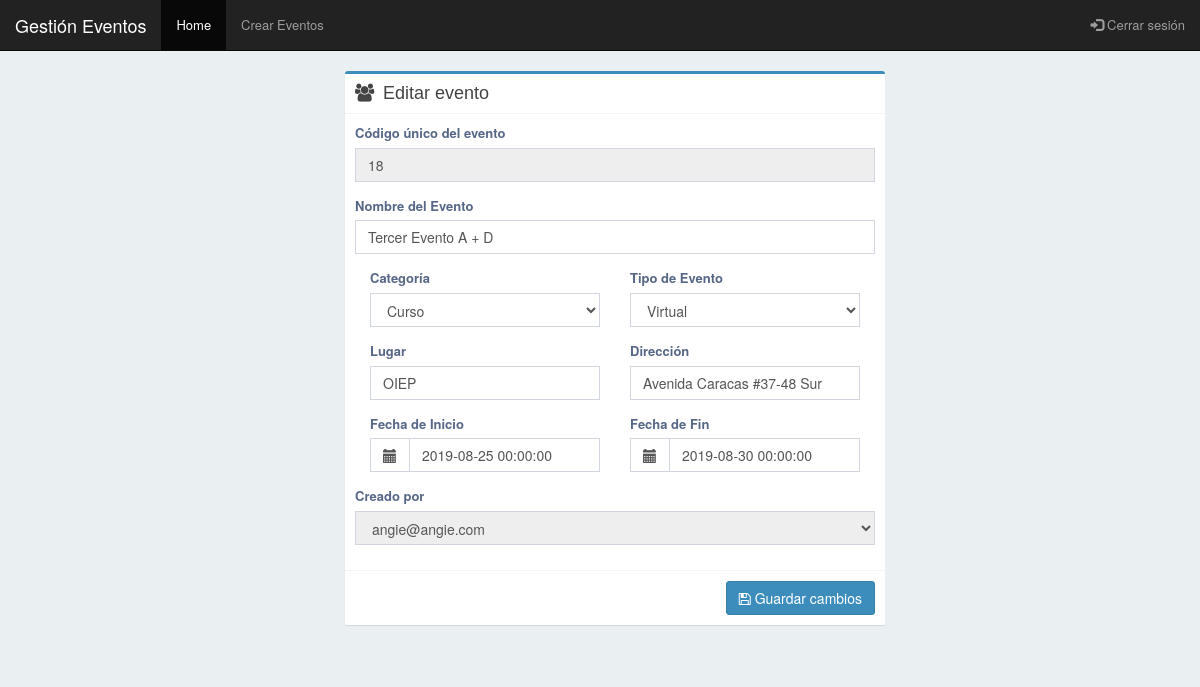
The app's page /edit/?event=18 (signed in) with its own data.
### events/models.py (models this page shows, shortened)
class Event(models.Model):
    event_name = models.CharField(max_length = 140, blank = False)
    event_site = models.CharField(max_length = 140, blank = True)
    event_address = models.CharField(max_length = 200, blank = True)
    event_start_date = models.DateTimeField()
    event_end_date = models.DateTimeField()
    event_create_date = models.DateTimeField(auto_now_add=True)
    event_category = models.ForeignKey(Category, on_delete = models.CASCADE)
    event_type = models.ForeignKey(EventType, on_delete = models.CASCADE)
    event_creator = models.ForeignKey(User, on_delete= models.CASCADE)

### events/views.py (the view)
@login_required
def edit_event(request):
    if request.method == 'POST':
        try:
            event = Event.objects.get(pk = request.POST['event_pk'], event_creator = request.user)
            data = {}
            data['event_pk'] = request.POST['event_pk']
            data['event_name'] = request.POST['event_name']
            data['event_site'] = request.POST['event_site']
            data['event_address'] = request.POST['event_address']
            data['event_start_date'] = request.POST['event_start_date']
            data['event_end_date'] = request.POST['event_end_date']
            data['event_category'] = request.POST['event_category']
            data['event_type'] = request.POST['event_type']
            data['event_creator'] = request.user.id
            form = EventForm(data)
            if form.is_valid():
                event.event_name = request.POST['event_name']
                event.event_site = request.POST['event_site']
                event.event_address = request.POST['event_address']
                event.event_start_date = request.POST['event_start_date']
                event.event_end_date = request.POST['event_end_date']
                event.event_category = Category.objects.get(pk = request.POST['event_category'])
                event.event_type = EventType.objects.get(pk = request.POST['event_type'])
                event.save()
                return redirect('events:myevents')
        except ObjectDoesNotExist:
            form = EventForm(initial = {'event_pk':'Error ocurrido durante la actualización, por favor reintente'})
    else:
        try:
            event = Event.objects.get(pk = request.GET['event'], event_creator = request.user )
            data = {
                'event_pk': event.id,
                'event_name': event.event_name,
                'event_site': event.event_site,
                'event_address': event.event_address,
                'event_start_date': event.event_start_date,
                'event_end_date': event.event_end_date,
                'event_category': event.event_category,
                'event_type': event.event_type,
                'event_creator': event.event_creator
            }
            form = EventForm(initial = data)
        except ObjectDoesNotExist:
            form = EventForm(initial = {'event_pk':'Evento no encontrado, por favor reintente'})
    return render(request,
        'events/edit.html',
        context = {
            'form': form
        })

### events/models.py (called while the page is built)
    def __str__(self):
        return "{}".format(self.category_description)

    def __str__(self):
        return "{}".format(self.event_type_description)

### templates/events/edit.html (shortened to what this page needs)
{% extends "base.html" %}
{% block container %}
    <div class="container">
        <section class="content">
            <div class="row">
                <div class="col-md-offset-3 col-md-6">
                    <div class="box box-primary">
                        <div class="box-header with-border">
                            <i class="fa fa-group"></i>
                            <h3 class="box-title">Editar evento</h3>
                        </div>
                        <form method="POST" action="{% url 'events:edit'%}">
                            <div class="box-body">
                                <div class="form-group">
                                    <label>Código único del evento</label>
                                    {{ form.event_pk }}
                                </div>
                                <div class="form-group">
                                    <label>Nombre del Evento</label>
                                    {{ form.event_name }}
                                </div>
                                <div class="form-row">
                                    <div class="form-group col-md-6">
                                        <label>Categoría</label>
                                        {{ form.event_category }}
                                    </div>
                                    <div class="form-group col-md-6">
                                        <label>Tipo de Evento</label>
                                        {{ form.event_type }}
                                    </div>
                                </div>
                                <div class="form-row">
                                    <div class="form-group col-md-6">
                                        <label>Lugar</label>
                                            {{ form.event_site }}
                                    </div>
                                    <div class="form-group col-md-6">
                                        <label>Dirección</label>
                                        {{ form.event_address }}
                                    </div>
                                </div>
                                <div class="form-row">
                                    <div class="form-group col-md-6">
                                        <label>Fecha de Inicio</label>
                                        <div class="input-group">
                                            <div class="input-group-addon">
                                                <i class="glyphicon glyphicon-calendar"></i>
                                            </div>
                                            {{ form.event_start_date }}
                                        </div>
                                    </div>
                                    <div class="form-group col-md-6">
                                        <label>Fecha de Fin</label>
                                        <div class="input-group">
                                            <div class="input-group-addon">
                                                <i class="glyphicon glyphicon-calendar"></i>
                                            </div>
                                            {{ form.event_end_date }}
                                        </div>
                                    </div>
                                </div>
                                <div class="form-group">
                                    <label>Creado por</label>
                                    {{ form.event_creator }}
                                </div>
                            </div>
                            <div class="box-footer">
                                <button name="user-button" type="submit" class="btn btn-primary pull-right">
                                    <i class="fa fa-save"></i>    Guardar cambios
                                </button>
                            </div>
                        </form>
                    </div>
                </div>
            </div>
        </section>
    </div>
{% endblock %}

### static/css/styles.css (style rules this page uses)
body { color: #566787; background: #eaf0f1; font-family: 'Varela Round', sans-serif; font-size: 13px; }

### records on screen
Event: event_name "Tercer Evento A + D", event_category "Curso", event_type "Virtual", event_site "OIEP", event_address "Avenida Caracas #37-48 Sur", event_start_date "2019-08-25 00:00:00", event_end_date "2019-08-30 00:00:00", event_creator "angie@angie.com"
